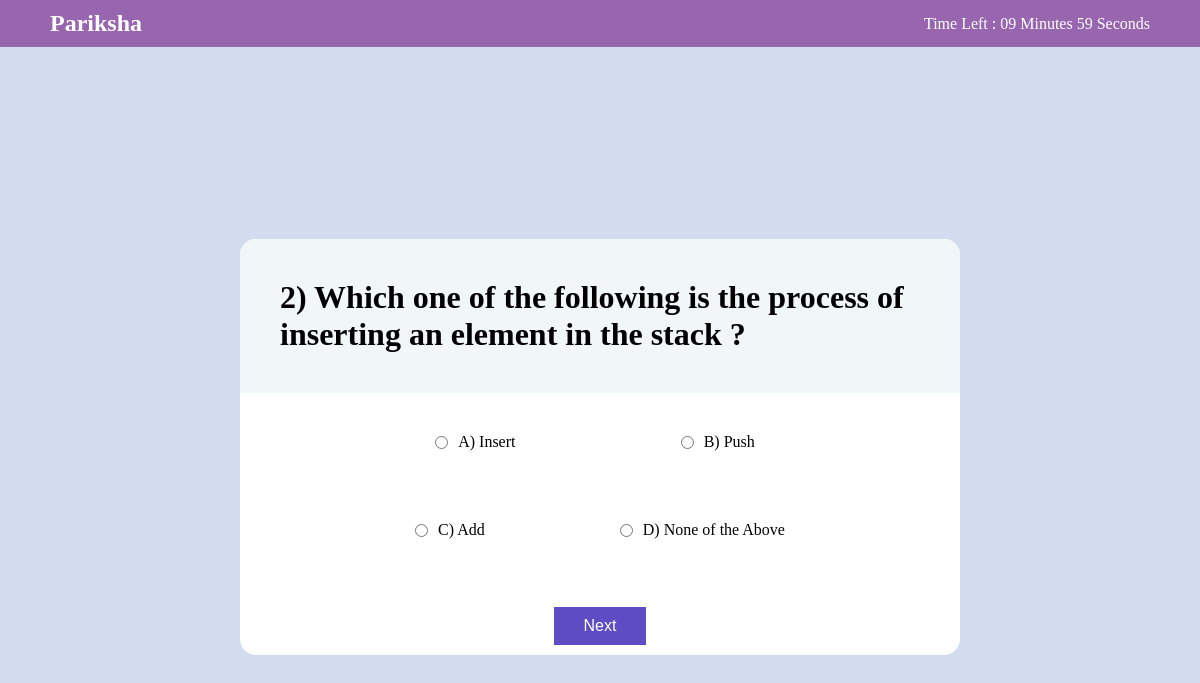
The page /qn/?page=2 on the database its author committed.
### Examapp/models.py (models this page shows)
class Question(models.Model):
    qid=models.CharField(max_length= 255,null='false')
    question=models.CharField(max_length= 255,null='false')
    option1=models.CharField(max_length=255,null='false')
    option2=models.CharField(max_length=255,null='false')
    option3=models.CharField(max_length=255,null='false')
    option4=models.CharField(max_length=255,null='false')
    correctans=models.CharField(max_length=255,null='false')

### Examapp/views.py (the view)
# urls.py: path('qn/',views.qn,name='qn'),
def qn(request):
    qus = Question.objects.all()
    paginator = Paginator(qus,1)
    try:
        page= int(request.GET.get('page','1'))
    except:
        page = 1
    try:
        questions=paginator.page(page)
    except(EmptyPage,InvalidPage):
        questions=paginator.page(paginator.num_pages)
    return render(request,"index.html",{"qus":qus,'questions':questions})

### templates/index.html (shortened to what this page needs)
<!DOCTYPE html>
<html lang="en">
<head>
    <link rel="stylesheet" href="/static/exam.css" />
    {% load static%}
</head>
<body>
    <nav>
        <div class="logo">
            <h1 style="font-family: cursive;">Pariksha</h1>
        </div>
        <div id="total-time-left" align="center"> </div>
    </nav>
    <div class="container">
        <div class="card">
            {% for i in questions %}
            <div class="question">
                <h1>
                    {{i.qid}}) {{i.question}} ?
                </h1>
            </div>
            <form action="/qn?name=">
                <div class="answer">
                    <div class="row">
                        <div class="option">
                            <input type="radio" id="myRadio1" class="rb" name="name" id="Option1" value="{{i.option1}}"> A)
                            {{i.option1}}</p>
                        </div>
                        <div class="option">
                            <input type="radio" id="myRadio2" class="rb" name="name" id="Option2" value="{{i.option2}}"> B)
                            {{i.option2}}</p>
                        </div>
                    </div>
                    <div class="row">
                        <div class="option">
                            <input type="radio" id="myRadio3" class="rb" name="name" id="Option3" value="{{i.option3}}"> C)
                            {{i.option3}}
                        </div>
                        <div class="option">
                            <input type="radio" id="myRadio4" class="rb" name="name" id="Option4" value="{{i.option4}}"> D)
                            {{i.option4}}
                        </div>
                    </div>
                </div>
                 <br>
        </form>
{% endfor %}
 <div class="row">
                {% if questions.has_next %}
                <a href="?page={{questions.next_page_number}}">
                        <button id="save_ans" >
                        Next
                    </button> </a>
                {%else%}
                <a href="/result/">
                    <button id="submitans">
                        Submit Answer
                    </button> </a>
                {%endif%}
            </div>
        </div>
    </div>
</body>
</html>

### static/exam.css (style rules this page uses)
* { margin: 0; padding: 0; box-sizing: border-box; }
:root { --main-color: #5e4cc5; --sec-color: #d2dcee; --third-color: #f1f6f9; }
nav { background-color: rgb(152, 102, 175); color: white; width: 100%; padding: 10px 50px; display: flex; justify-content: space-between; align-items: center; position: sticky; top: 0; }
.container { background-color: var(--sec-color); width: 100%; height: 100vh; display: flex; justify-content: center; align-items: center; }
.card { background-color: white; border-radius: 1rem; width: 60%; height: auto; }
.question { padding: 40px; background-color: var(--third-color); border-radius: 1rem 1rem 0 0; }
.answer { padding: 40px; display: flex; flex-direction: column; justify-content: space-evenly; align-items: center; gap: 70px; }
.row { width: 100%; display: flex; justify-content: space-evenly; align-items: center; }
.option { display: flex; justify-content: center; align-items: center; gap: 10px; }
button { border: none; background-color: var(--main-color); color: white; padding: 10px 30px; font-size: 16px; margin: 10px; }

### rows shown on the page
Question: qid "2", question "Which one of the following is the process of inserting an element in the stack", option1 "Insert", option2 "Push", option3 "Add", option4 "None of the Above"
